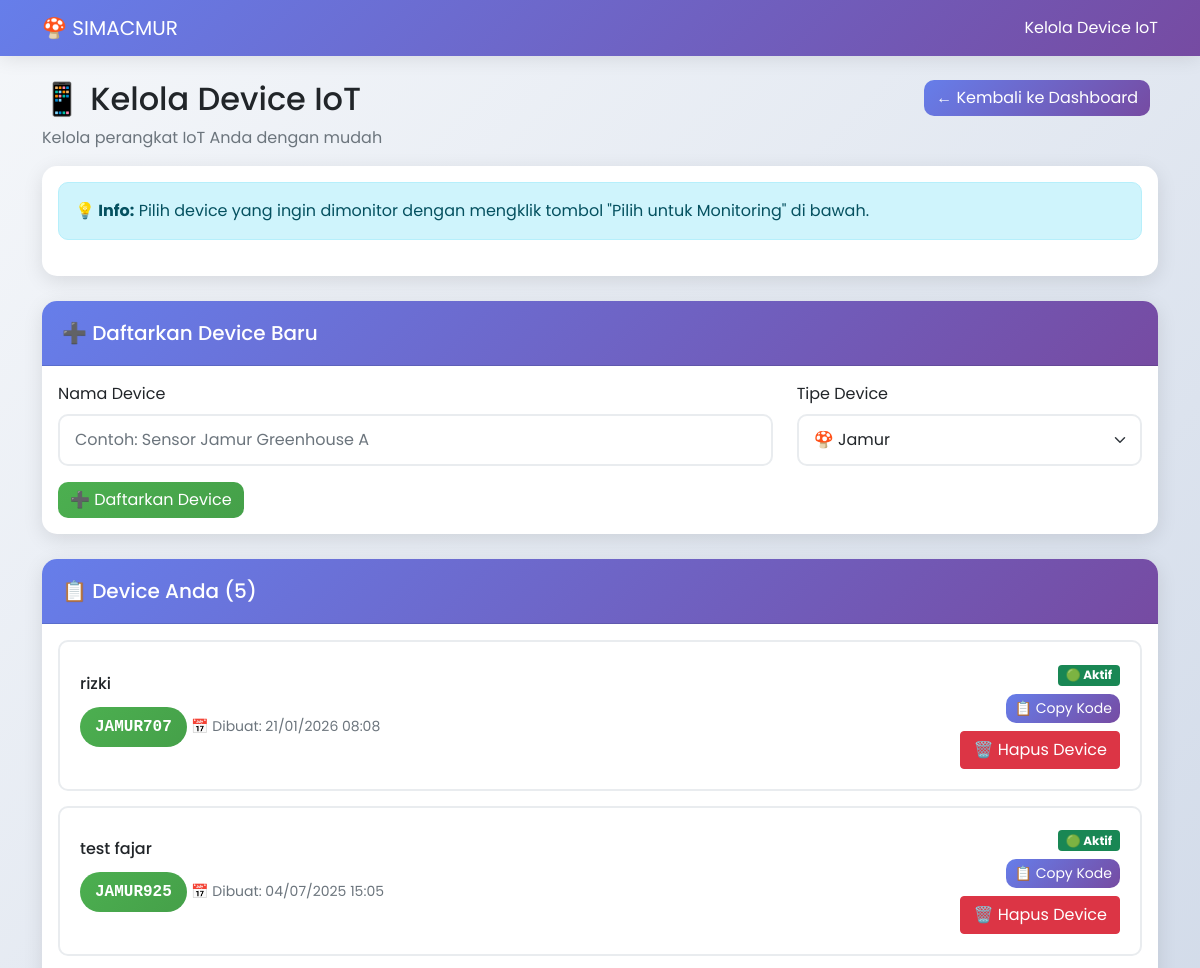
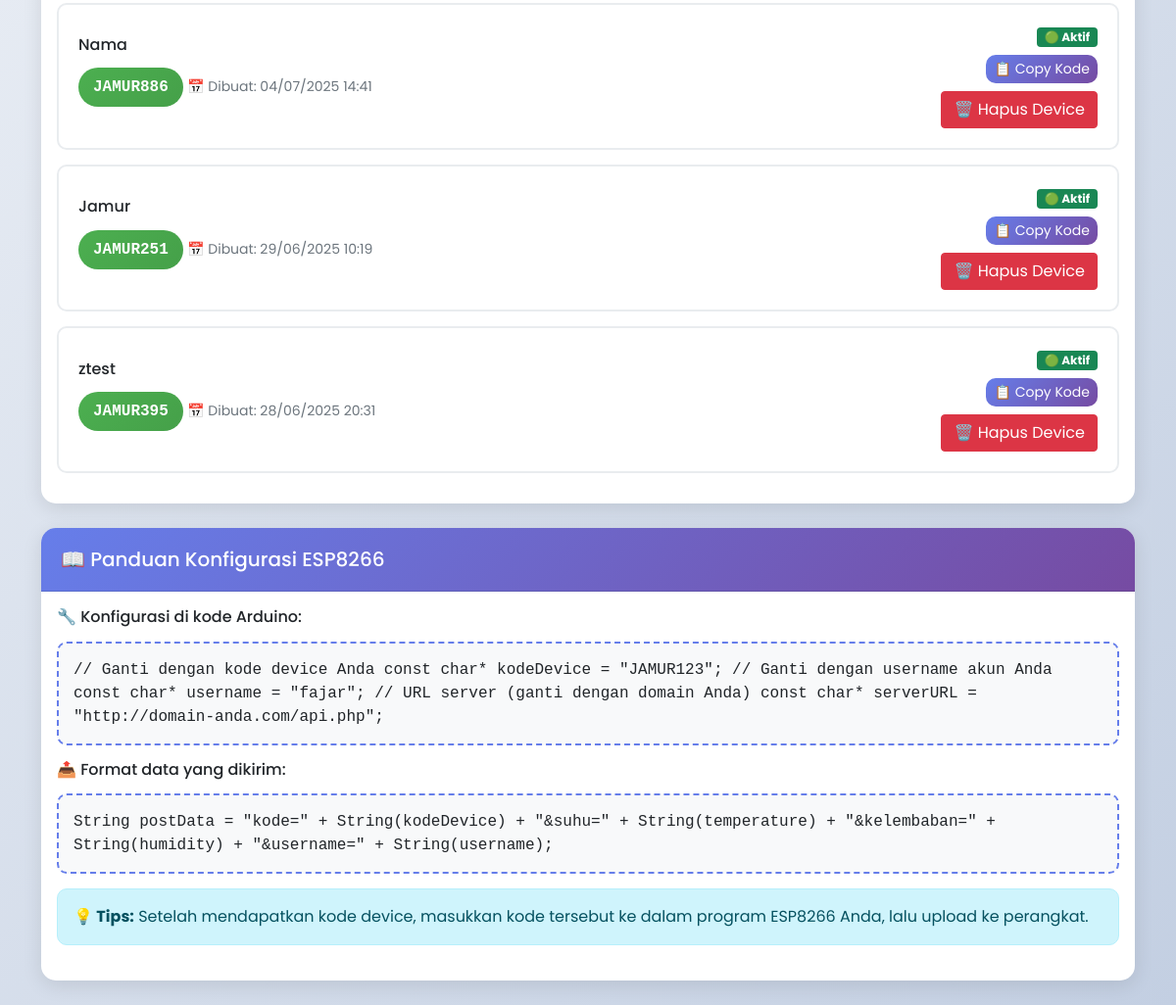
The page /daftar-devicebckup.php (signed in) on the database its author committed (2 pictures, top to bottom).
### tables this page shows
CREATE TABLE `devices` (
  `id` int(11) NOT NULL AUTO_INCREMENT,
  `kode` varchar(20) NOT NULL,
  `nama` varchar(100) NOT NULL,
  `pemilik` varchar(50) NOT NULL,
  `aktif` tinyint(1) DEFAULT 1,
  `dibuat` timestamp NOT NULL DEFAULT current_timestamp(),
  `deleted_at` timestamp NULL DEFAULT NULL,
  `deleted_by` varchar(50) DEFAULT NULL,
  `status_approval` enum('pending','approved','rejected') DEFAULT 'pending',
  `approved_by` varchar(50) DEFAULT NULL,
  `approved_at` timestamp NULL DEFAULT NULL,
  `rejection_reason` text DEFAULT NULL,
  `last_seen` timestamp NULL DEFAULT NULL,
  PRIMARY KEY (`id`),
  UNIQUE KEY `kode` (`kode`),
  KEY `pemilik` (`pemilik`),
  CONSTRAINT `devices_ibfk_1` FOREIGN KEY (`pemilik`) REFERENCES `users` (`username`)
);

### daftar-devicebckup.php (the view, shortened to what this page needs)
<?php
require 'koneksi.php';
$username = $_SESSION["username"];
$devices_query = "SELECT * FROM devices WHERE pemilik = '$username' AND deleted_at IS NULL ORDER BY dibuat DESC";
$devices_result = mysqli_query($conn, $devices_query);
$devices = [];
$approved_devices = [];
while ($device = mysqli_fetch_assoc($devices_result)) {
    $devices[] = $device;
    if ($device['status_approval'] === 'approved') {
        $approved_devices[] = $device;
    }
}
$selected_device_info = null;
?>
<!DOCTYPE html>
<html lang="id">
<head>
    <link href="https://cdn.jsdelivr.net/npm/bootstrap@5.1.3/dist/css/bootstrap.min.css" rel="stylesheet">
</head>
<body>
    <nav class="navbar navbar-expand-lg navbar-dark">
        <div class="container">
            <a href="dashboard.php" class="navbar-brand">🍄 SIMACMUR</a>
            <span class="navbar-text text-white">
                Kelola Device IoT
            </span>
        </div>
    </nav>
    <div class="container mt-4">
        <div class="row">
            <div class="col-md-6">
                <h2>📱 Kelola Device IoT</h2>
                <p class="text-muted">Kelola perangkat IoT Anda dengan mudah</p>
            </div>
            <div class="col-md-6 text-end">
                <a href="dashboard.php" class="btn btn-primary me-2">
                    ← Kembali ke Dashboard
                </a>
            </div>
        </div>
        <?php if ($selected_device_info): ?>
        <div class="card">
            <div class="card-header" style="background: linear-gradient(135deg, #4CAF50, #45a049);">
                <h5 class="mb-0 text-white">📡 Device Aktif untuk Monitoring</h5>
            </div>
            <div class="card-body">
                <div class="row align-items-center">
                    <div class="col-md-8">
                        <h6><?php echo htmlspecialchars($selected_device_info['nama']); ?></h6>
                        <div class="device-code" style="background: #4CAF50;">
                            <?php echo $selected_device_info['kode']; ?>
                        </div>
                        <small class="text-muted">
                            Device ini sedang dipilih untuk monitoring di dashboard
                        </small>
                    </div>
                    <div class="col-md-4 text-end">
                        <a href="dashboard.php" class="btn btn-success">
                            📊 Lihat Dashboard
                        </a>
                    </div>
                </div>
            </div>
        </div>
        <?php elseif (!empty($approved_devices)): ?>
        <div class="card">
            <div class="card-body">
                <div class="alert alert-info">
                    <strong>💡 Info:</strong> Pilih device yang ingin dimonitor dengan mengklik tombol "Pilih untuk Monitoring" di bawah.
                </div>
            </div>
        </div>
        <?php endif; ?>
        <div class="card">
            <div class="card-header">
                <h5 class="mb-0">➕ Daftarkan Device Baru</h5>
            </div>
            <div class="card-body">
                <form method="POST">
                    <div class="row">
                        <div class="col-md-8">
                            <div class="mb-3">
                                <label class="form-label">Nama Device</label>
                                <input type="text" name="nama_device" class="form-control"
                                       placeholder="Contoh: Sensor Jamur Greenhouse A" required>
                            </div>
                        </div>
                        <div class="col-md-4">
                            <div class="mb-3">
                                <label class="form-label">Tipe Device</label>
                                <select name="tipe" class="form-select" required>
                                    <option value="JAMUR">🍄 Jamur</option>
                                </select>
                            </div>
                        </div>
                    </div>
                    <button type="submit" name="tambah_device" class="btn btn-success">
                        ➕ Daftarkan Device
                    </button>
                </form>
            </div>
        </div>
        <div class="card">
            <div class="card-header">
                <h5 class="mb-0">📋 Device Anda (<?php echo count($devices); ?>)</h5>
            </div>
            <div class="card-body">
                <?php if (empty($devices)): ?>
                    <div class="text-center py-4">
                        <h5>📱 Belum Ada Device</h5>
                        <p class="text-muted">Daftarkan device IoT pertama Anda!</p>
                    </div>
                <?php else: ?>
                    <?php foreach ($devices as $device): ?>
                        <div class="device-card">
                            <div class="row align-items-center">
                                <div class="col-md-8">
                                    <h6 class="mb-1"><?php echo htmlspecialchars($device['nama']); ?></h6>
                                    <div class="device-code">
                                        <?php echo $device['kode']; ?>
                                    </div>
                                    <small class="text-muted">
                                        📅 Dibuat: <?php echo date('d/m/Y H:i', strtotime($device['dibuat'])); ?>
                                    </small>
                                </div>
                                <div class="col-md-4 text-end">
                                    <span class="badge bg-<?php echo $device['aktif'] ? 'success' : 'secondary'; ?> mb-2">
                                        <?php echo $device['aktif'] ? '🟢 Aktif' : '🔴 Nonaktif'; ?>
                                    </span>
                                    <br>
                                    <button class="btn btn-sm btn-primary"
                                            onclick="copyKode('<?php echo $device['kode']; ?>')">
                                        📋 Copy Kode
                                    </button>
                                    <br>
                                    <?php if (!empty($approved_devices)): ?>
                                        <button type="button" class="btn btn-danger mt-2" data-bs-toggle="modal" data-bs-target="#deleteModal">
                                            🗑️ Hapus Device
                                        </button>
                                    <?php endif; ?>
                                </div>
                            </div>
                        </div>
                    <?php endforeach; ?>
                <?php endif; ?>
            </div>
        </div>
        <div class="card">
            <div class="card-header">
                <h5 class="mb-0">📖 Panduan Konfigurasi ESP8266</h5>
            </div>
            <div class="card-body">
                <h6>🔧 Konfigurasi di kode Arduino:</h6>
                <div class="code-display">
// Ganti dengan kode device Anda
const char* kodeDevice = "JAMUR123";
// Ganti dengan username akun Anda
const char* username = "<?php echo $username; ?>";
// URL server (ganti dengan domain Anda)
const char* serverURL = "http://domain-anda.com/api.php";
                </div>
                <h6>📤 Format data yang dikirim:</h6>
                <div class="code-display">
String postData = "kode=" + String(kodeDevice) +
                 "&suhu=" + String(temperature) +
                 "&kelembaban=" + String(humidity) +
                 "&username=" + String(username);
                </div>
                <div class="alert alert-info">
                    <strong>💡 Tips:</strong> Setelah mendapatkan kode device, masukkan kode tersebut ke dalam program ESP8266 Anda, lalu upload ke perangkat.
                </div>
            </div>
        </div>
    </div>
</body>
</html>

### daftar-devicebckup.php (style rules this page uses)
body { font-family: 'Poppins', sans-serif; background: linear-gradient(135deg, #f5f7fa 0%, #c3cfe2 100%); min-height: 100vh; }
.navbar { background: linear-gradient(135deg, #667eea, #764ba2); box-shadow: 0 2px 20px rgba(0,0,0,0.1); }
.card { border-radius: 15px; border: none; box-shadow: 0 5px 20px rgba(0,0,0,0.1); margin-bottom: 25px; }
.card-header { background: linear-gradient(135deg, #667eea, #764ba2); color: white; border-radius: 15px 15px 0 0 !important; padding: 20px; }
.device-card { border: 2px solid #e9ecef; border-radius: 10px; padding: 20px; margin-bottom: 15px; transition: all 0.3s; }
.device-code { background: linear-gradient(135deg, #4CAF50, #45a049); color: white; padding: 8px 15px; border-radius: 20px; font-family: 'Courier New', monospace; font-weight: bold; display: inline-block; margin: 10px 0; }
.btn-primary { background: linear-gradient(135deg, #667eea, #764ba2); border: none; border-radius: 10px; }
.btn-success { background: linear-gradient(135deg, #4CAF50, #45a049); border: none; border-radius: 10px; }
.form-control, .form-select { border-radius: 10px; border: 2px solid #e9ecef; padding: 12px 15px; }
.alert { border-radius: 10px; margin-bottom: 20px; }
.code-display { background: #f8f9fa; border: 2px dashed #667eea; border-radius: 10px; padding: 15px; font-family: 'Courier New', monospace; margin: 15px 0; }

### rows shown on the page
devices: nama "rizki", kode "JAMUR707", dibuat "21/01/2026 08:08", aktif "🟢 Aktif"
devices: nama "test fajar", kode "JAMUR925", dibuat "04/07/2025 15:05", aktif "🟢 Aktif"
devices: nama "Nama", kode "JAMUR886", dibuat "04/07/2025 14:41", aktif "🟢 Aktif"
devices: nama "Jamur", kode "JAMUR251", dibuat "29/06/2025 10:19", aktif "🟢 Aktif"
devices: nama "ztest", kode "JAMUR395", dibuat "28/06/2025 20:31", aktif "🟢 Aktif"

### other values the page prints
count($devices) "5"
$username "fajar"
